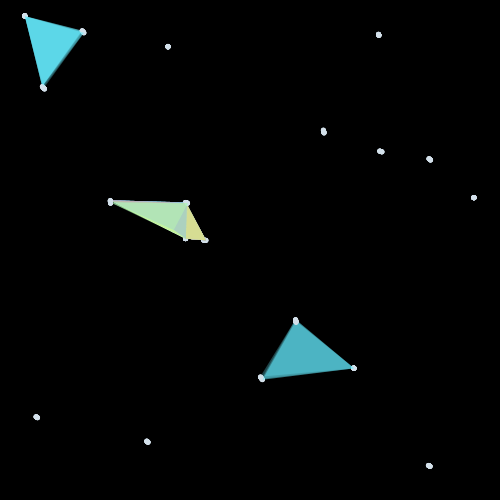
Frame 1 (no input)
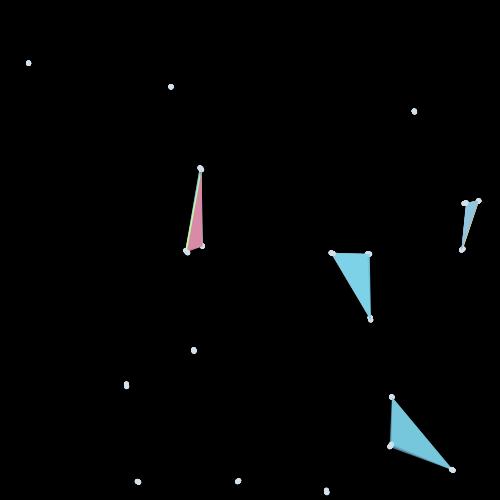
Frame 60 (the mouse pressed at the canvas centre just before this capture)
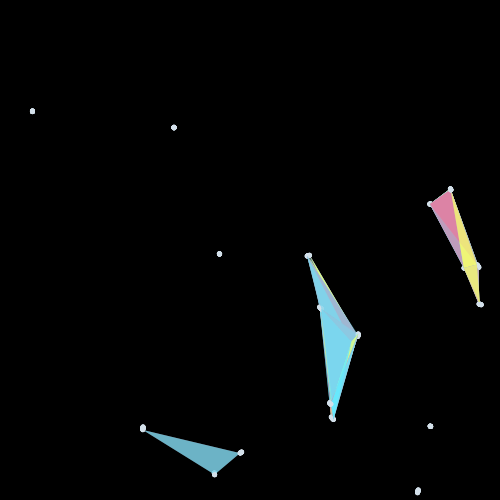
Frame 120 (the mouse held since frame 60 and released just before this capture)

The Processing sketch that drew these frames (run headless with seeded random() and noise(); from frame 60 on, the mouse is pressed at the canvas centre):

// Processing sketch: midterm10
// ── midterm10.pde
cycle[] Balls = new cycle[20];
cycle partA;
cycle partB;
cycle partC;
float minDist= 100;
float minDist2=60;
float minDist3=40;
float springAmount = 0.005; //<>//

int b;

void setup(){
 size(500,500);
 frameRate(60);
 for(int i=0; i<Balls.length ; i++){
   Balls[i] = new cycle();
 }
}
  
void draw(){
  background(0);
  for(int i=0; i<Balls.length; i++){
    partA = Balls[i];
    for(int b = 0; b < Balls.length; b++){           
      partB = Balls[b];
      for(int c = 0; c< Balls.length; c++){
        partC = Balls[c];
      
      if (dist(partA.x,partA.y,partB.x,partB.y)< minDist){
        if (dist(partB.x,partB.y,partC.x,partC.y)< minDist){
          if (dist(partA.x,partA.y,partC.x,partC.y)< minDist){
      float dx = partB.x-partA.x;
      float dy = partB.y-partA.y;
      float dist = sqrt(dx*dx + dy*dy);
      fill(color(100,235,255, 255 - 255 * (dist/ minDist)));
      triangle(partA.x,partA.y,partB.x,partB.y,partC.x,partC.y);
      float dz = partC.x-partA.x;
      float dw = partC.y-partA.y;
      float dist2 = sqrt(dz*dz + dw*dw);
      fill(color(255,100,139, 255 - 255 * (dist2/ minDist2)));
      triangle(partB.x,partB.y,partA.x,partA.y,partC.x,partC.y);
      float da = partC.x-partB.x;
      float db = partC.y-partB.y;
      float dist3 = sqrt(da*da + db*db);
      fill(color(255,255,99, 255 - 255 * (dist3/ minDist3)));
      triangle(partC.x,partC.y,partB.x,partB.y,partA.x,partA.y);

      
      
      }
      }
      }
 
    } 
  
  Balls[i].update();
  Balls[i].show();
  Balls[i].bounce();
  //println(i);
    }
   }
}

  
// ── cycle.pde
float d;


class cycle{
  public float x ;
  public float y ;
  public float sx ;
  public float sy ;
  
cycle(){
   x = random(0,width);
   y = random(0,height);
   sy = random(0,1);
   sx = random(0,1);
}


 void update(){
     x += sx/6;
     y += sy/6;     
   }
  
  
  
  void show(){
    noStroke(); 
    fill(211,224,234);
    ellipse(x,y,5,5);  
   
  }

   void bounce(){   
        if(x>width || x<0){
           sx = sx*-1;
   }    
        if(y>height || y<0){
           sy = sy*-1;
   }
   
   
}
}
